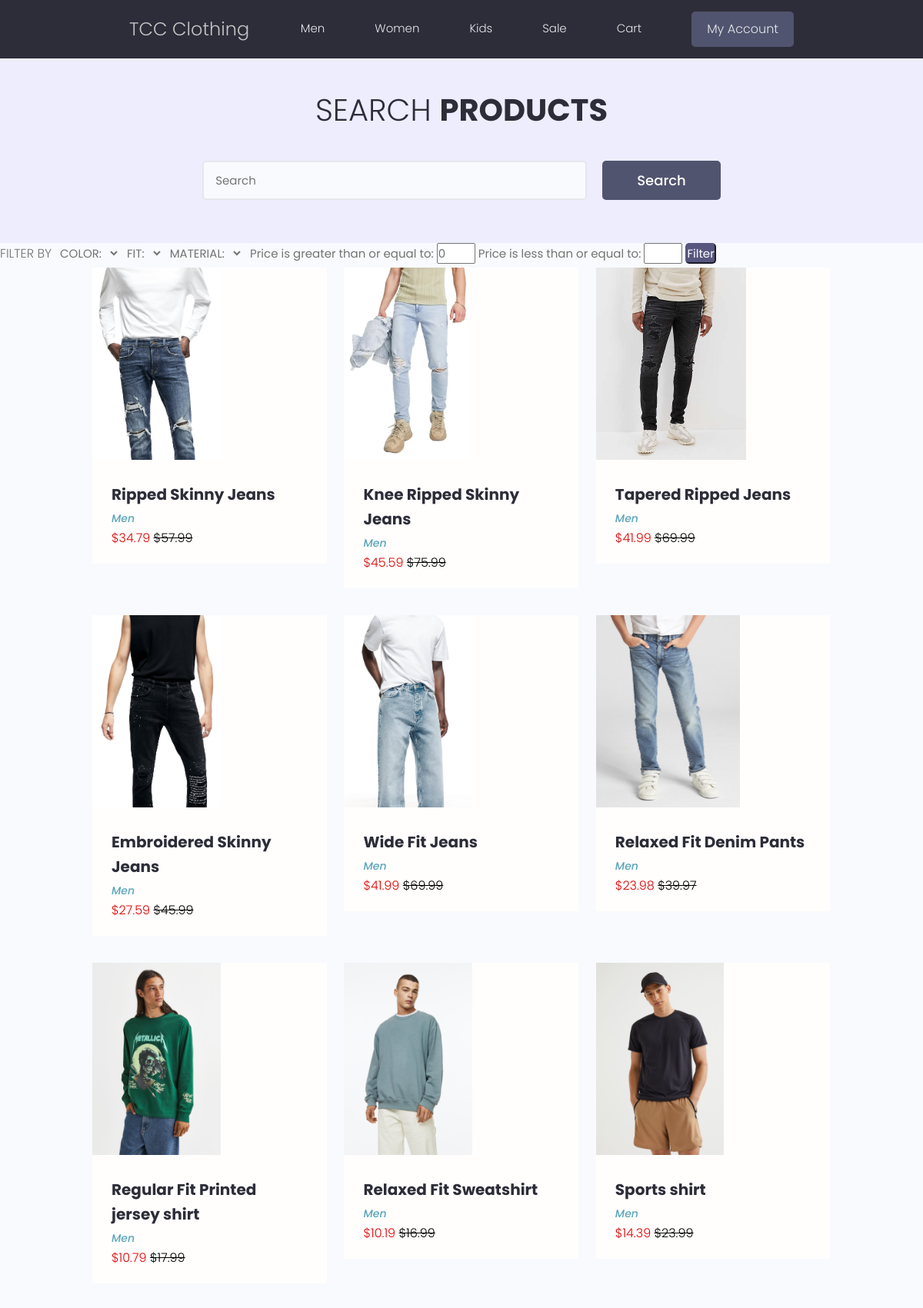
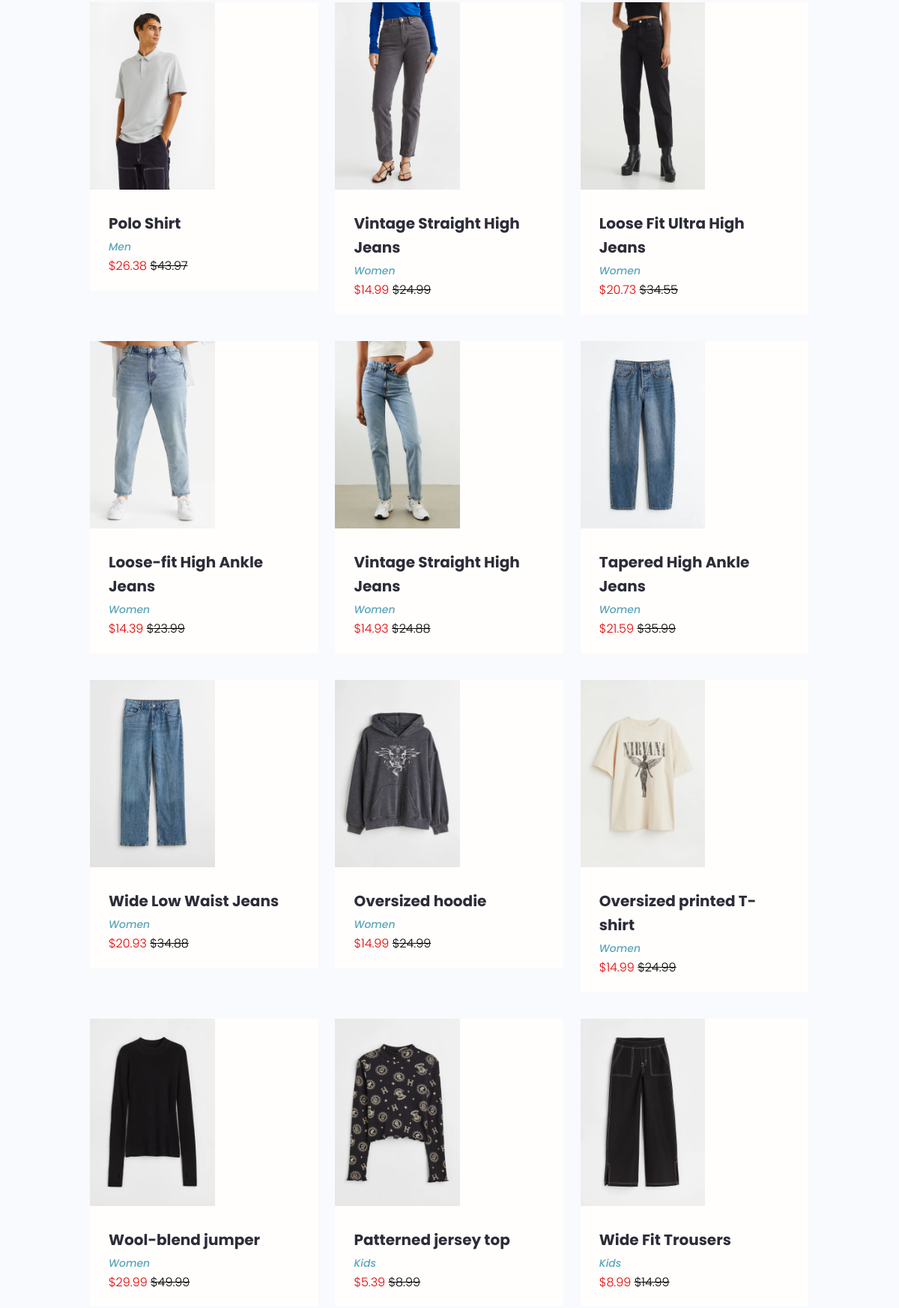
Screenshot of /sale/None/ (signed in, upper part) with the database file from the repository (2 pictures, top to bottom).
### projects/models.py (models this page shows, shortened)
class Item(models.Model):
    item_name = models.CharField(max_length=50, blank=True, null=True)
    price = models.FloatField(blank=True, null=True)
    color = models.ForeignKey(Color, on_delete=models.CASCADE)
    on_sale = models.ForeignKey(Sale, on_delete=models.CASCADE)
    picture = models.ImageField(null=True, blank=True, default="default.jpg")
    details = models.CharField(max_length=255, blank=True, null=True)
    gender = models.CharField(max_length=255, blank=True, null=True)
    fit = models.ForeignKey(Fit, on_delete=models.CASCADE)
    material = models.ForeignKey(Material, on_delete=models.CASCADE)
    type = models.CharField(max_length=50, blank=True, null=True)

### projects/views.py (the view)
# urls.py: path('sale/<gender>/', views.saleCatalog, name="sale"),
@login_required(login_url='login')
def saleCatalog(request, gender):
    item, search_query, color, material, fit, itemAll, myFilter, details, paginator = sale(request, gender)
    context = {'search_query':search_query,'item':item,'myFilter':myFilter, 'itemAll':itemAll,'color':color,'fit':fit,'material':material, "paginator":paginator,'gender':gender }
    return render(request, 'sale.html', context)

### projects/templates/sale.html (shortened to what this page needs)
{% extends 'projects/main.html' %}
{% block content %}
<main class="projects">
  <section class="hero-section text-center">
    <div class="container container--narrow">
      <div class="hero-section__box">
        <h2>Search <span>Products</span></h2>
      </div>
      <div class="hero-section__search">
        <form class="form" action="{% url 'sale' '{{gender}}' %}" method="get">
          <div class="form__field">
            <input class="input input--text" id="formInput#search" type="text" name="search_query" value="{{search_query}}"
              placeholder="Search" />
          </div>
          <input class="btn btn--sub btn--lg" type="submit" value="Search" />
        </form>
      </div>
    </div>
  </section>
    <p class="filter-and-sort-label">FILTER BY</p>
    <form method="get" class="filter-form">
      <label for="id_color">COLOR:</label>
        <select name="color" id="id_color" class="filter-tag">
    <option value="" selected="">---------</option>
  </select>
      <label for="id_fit">FIT:</label>
        <select name="fit" id="id_fit" class="filter-tag">
    <option value="" selected="">---------</option>
  </select>
      <label for="id_material">MATERIAL:</label>
        <select name="material" id="id_material" class="filter-tag">
    <option value="" selected="">---------</option>
  </select>
      <label for="id_price_gt">Price is greater than or equal to:</label>
        <input type="number" name="price_gt" value="0" step="any" id="id_price_gt" style="width: 50px;">
  <label for="id_price_lt">Price is less than or equal to:</label>
    <input type="number" name="price_lt" step="any" id="id_price_lt" style="width: 50px;">
        <input type="submit" value="Filter" style="border-radius: 5px; color: white; background-color: #56567e; border-color: #56567e;">
      </form>
    <div class="container">
      <div class="grid grid--three">
       {% for i in item %}
       {% if i.on_sale.sale_name == "On Sale" %}
        <div class="column">
          <div class="card project">
            <a href="{%  url 'project' i.id %}" class="project">
              <img class="project__thumbnail" src="{{i.picture.url}}" alt="project thumbnail" />
              <div class="card__body">
                 <h3 class="project__title">{{i.item_name}}</h3>
                 <p><a class="project__author" href="#">{{i.gender}}</a></p>
                  {%if i.on_sale.sale_name == "On Sale" %}
                </p><span style="color: rgb(224, 0, 0);">${{i.prod|stringformat:".2f"}} </span>  <span style="text-decoration:line-through; color: black">${{i.price}}</span></p>
                     {% else %}
                     <p><span style="color: black;">${{i.price}}</span></p>
                    {% endif %}
              </div>
            </a>
          </div>
        </div>
        {% endif %}
         {% endfor %}
      </div>
    </div>
</main>
{% endblock %}

### projects/static/projects/style.css (style rules this page uses)
:root { --color-sub: #2d2d39; }
.btn--sub { background-color: var(--color-sub-light); }
.filter-and-sort-label { margin-right: 7px; display: inline-block; }
#id_price_gt, #id_price_lt { width: 90px; }
.filter-tag { width: 20px; border-width: 0px; margin-right: 5px; background-color: #fbfbff00; }
.filter-form { display: inline-block; }
.card { border: 2px solid var(--color-light); }
img { width: 100%; }
.hero-section { height: 40vh; display: flex; align-items: center; background-color: var(--color-sub); }
.hero-section__box { margin-bottom: 4rem; }
.hero-section__box > h2, .hero-section__box > h2 > span { font-size: 4rem; color: var(--color-light); line-height: 1.3; text-transform: uppercase; }
.hero-section__box > h2 { font-weight: 300; }
.hero-section__box > h2 > span { font-weight: 700; }
.hero-section__search > .form { display: flex; align-items: center; justify-content: center; gap: 2rem; }
.hero-section__search > .form input.input--text { width: 50rem; }
.project__author { font-size: 1.4rem; font-style: italic; }
.projects > .hero-section { background: var(--color-sub-lighter); height: 30vh; }
.projects .hero-section__box { margin-bottom: 2.5rem; }
.projects .hero-section__box > h2 { color: var(--color-sub); }
.projects .hero-section__box > h2 > span { font-weight: 700; color: var(--color-sub); }
.project__thumbnail { height: 25rem; object-fit: cover; object-position: top center; }
.project__title { font-size: 2rem; font-weight: 700; color: var(--color-sub); }

### projects/static/projects/app.css (style rules this page uses)
body { overflow-x: hidden; }
:root { --color-sub: #2d2d39; }
.btn--sub { background-color: var(--color-sub-light); }
.filter-and-sort-label { margin-right: 7px; display: inline-block; }
#id_price_gt, #id_price_lt { width: 90px; }
.filter-tag { width: 20px; border-width: 0px; margin-right: 5px; background-color: #fbfbff00; }
.filter-form { display: inline-block; }
.card { border: 0px solid var(--color-light); }
img { width: 100%; }
.hero-section { height: 40vh; display: flex; align-items: center; background-color: var(--color-sub); }
.hero-section__box { margin-bottom: 4rem; }
.hero-section__box > h2, .hero-section__box > h2 > span { font-size: 4rem; color: var(--color-light); line-height: 1.3; text-transform: uppercase; }
.hero-section__box > h2 { font-weight: 300; }
.hero-section__box > h2 > span { font-weight: 700; }
.hero-section__search > .form { display: flex; align-items: center; justify-content: center; gap: 2rem; }
.hero-section__search > .form input.input--text { width: 50rem; }
.project__author { font-size: 1.4rem; font-style: italic; }
.projects > .hero-section { background: var(--color-sub-lighter); height: 30vh; }
.projects .hero-section__box { margin-bottom: 2.5rem; }
.projects .hero-section__box > h2 { color: var(--color-sub); }
.projects .hero-section__box > h2 > span { font-weight: 700; color: var(--color-sub); }
.project__thumbnail { height: 25rem; object-fit: cover; object-position: top center; }
.project__title { font-size: 2rem; font-weight: 700; color: var(--color-sub); }

### projects/static/uikit/styles/modules/_variables.css (style rules this page uses)
:root { --color-main: #5aa5b9; --color-main-light: #e6faff; --color-sub: #3f4156; --color-sub-light: #51546e; --color-sub-lighter: #ededfd; --color-text: #737373; --color-gray: #8b8b8b; --color-light: #e5e7eb; --color-light-gray: #767676; --color-bg: #f8fafd; --color-white: #fffefd; --color-white-light: #f3f3f3; --color-success: #359e64; --color-success-bg: #def8e8; --color-error: #fc4b0b; --color-error-bg: #fff2ee; --font-base: 'Poppins', arial, helvetica, 'Segoe UI', roboto, ubuntu, sans-serif; --font-monospace: 'Fira Code', 'Courier New', courier, monospace; --font-regular: 300; --font-medium: 500; --font-bold: 700; --generic-shadow: 1px 1px 5px #00000010; --generic-transition: all 0.3s ease-in-out; }

### projects/static/uikit/styles/modules/_base.css (style rules this page uses)
* { margin: 0; padding: 0; box-sizing: border-box; text-rendering: optimizeLegibility; color: inherit; font-size: inherit; }
html { font-size: 50%; }
@media only screen and (min-width: 480px) { html { font-size: 56.25%; } }
@media only screen and (min-width: 1200px) { html { font-size: 62.5%; } }
body { line-height: 1.6; font-weight: 400; font-size: 1.5rem; color: var(--color-text); background-color: var(--color-bg); min-height: 100vh; }

### projects/static/uikit/styles/modules/_card.css (style rules this page uses)
.card { border-radius: 0; background-color: var(--color-white); border: 1.5px solid var(--color-light); width: auto; height: auto; margin-top: 0.5rem; margin-bottom: 0.5rem; overflow: hidden; }
.card__body, .card__header { padding: 2rem 2.5rem; }

### rows the page displays
Item: picture (picture), item_name "Ripped Skinny Jeans", gender "Men", prod "34.79", price "57.99"
Item: picture (picture), item_name "Knee Ripped Skinny Jeans", gender "Men", prod "45.59", price "75.99"
Item: picture (picture), item_name "Tapered Ripped Jeans", gender "Men", prod "41.99", price "69.99"
Item: picture (picture), item_name "Embroidered Skinny Jeans", gender "Men", prod "27.59", price "45.99"
Item: picture (picture), item_name "Wide Fit Jeans", gender "Men", prod "41.99", price "69.99"
Item: picture (picture), item_name "Relaxed Fit Denim Pants", gender "Men", prod "23.98", price "39.97"
Item: picture (picture), item_name "Regular Fit Printed jersey shirt", gender "Men", prod "10.79", price "17.99"
Item: picture (picture), item_name "Relaxed Fit Sweatshirt", gender "Men", prod "10.19", price "16.99"
Item: picture (picture), item_name "Sports shirt", gender "Men", prod "14.39", price "23.99"
Item: picture (picture), item_name "Polo Shirt", gender "Men", prod "26.38", price "43.97"
Item: picture (picture), item_name "Vintage Straight High Jeans", gender "Women", prod "14.99", price "24.99"
Item: picture (picture), item_name "Loose Fit Ultra High Jeans", gender "Women", prod "20.73", price "34.55"
Item: picture (picture), item_name "Loose-fit High Ankle Jeans", gender "Women", prod "14.39", price "23.99"
Item: picture (picture), item_name "Vintage Straight High Jeans", gender "Women", prod "14.93", price "24.88"
Item: picture (picture), item_name "Tapered High Ankle Jeans", gender "Women", prod "21.59", price "35.99"
Item: picture (picture), item_name "Wide Low Waist Jeans", gender "Women", prod "20.93", price "34.88"
Item: picture (picture), item_name "Oversized hoodie", gender "Women", prod "14.99", price "24.99"
Item: picture (picture), item_name "Oversized printed T-shirt", gender "Women", prod "14.99", price "24.99"
Item: picture (picture), item_name "Wool-blend jumper", gender "Women", prod "29.99", price "49.99"
Item: picture (picture), item_name "Patterned jersey top", gender "Kids", prod "5.39", price "8.99"
Item: picture (picture), item_name "Wide Fit Trousers", gender "Kids", prod "8.99", price "14.99"
